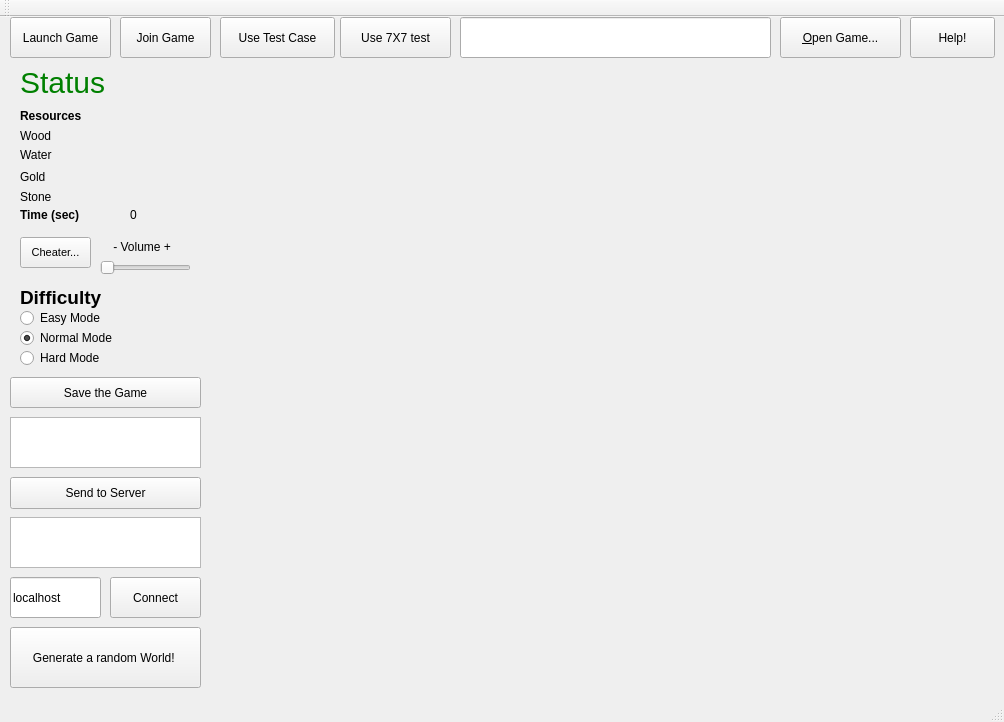
<?xml version="1.0" encoding="UTF-8"?>
<ui version="4.0">
 <class>RoadRace</class>
 <widget class="QMainWindow" name="RoadRace">
  <property name="geometry">
   <rect>
    <x>0</x>
    <y>0</y>
    <width>1004</width>
    <height>722</height>
   </rect>
  </property>
  <property name="windowTitle">
   <string>RoadRace</string>
  </property>
  <widget class="QWidget" name="centralWidget">
   <widget class="QPushButton" name="btnStuff">
    <property name="geometry">
     <rect>
      <x>220</x>
      <y>0</y>
      <width>115</width>
      <height>41</height>
     </rect>
    </property>
    <property name="text">
     <string>Use Test Case</string>
    </property>
   </widget>
   <widget class="QToolButton" name="btnOpenGame">
    <property name="geometry">
     <rect>
      <x>780</x>
      <y>0</y>
      <width>121</width>
      <height>41</height>
     </rect>
    </property>
    <property name="text">
     <string>&amp;Open Game...</string>
    </property>
   </widget>
   <widget class="QLineEdit" name="iptGameFileName">
    <property name="geometry">
     <rect>
      <x>460</x>
      <y>0</y>
      <width>311</width>
      <height>41</height>
     </rect>
    </property>
    <property name="text">
     <string/>
    </property>
   </widget>
   <widget class="QLabel" name="playerName">
    <property name="geometry">
     <rect>
      <x>20</x>
      <y>30</y>
      <width>111</width>
      <height>71</height>
     </rect>
    </property>
    <property name="styleSheet">
     <string notr="true">color:green;
font-size:30px;</string>
    </property>
    <property name="text">
     <string>Status</string>
    </property>
   </widget>
   <widget class="QLabel" name="label">
    <property name="geometry">
     <rect>
      <x>20</x>
      <y>90</y>
      <width>81</width>
      <height>17</height>
     </rect>
    </property>
    <property name="styleSheet">
     <string notr="true">font-weight:bold;</string>
    </property>
    <property name="text">
     <string>Resources</string>
    </property>
   </widget>
   <widget class="QLabel" name="lblWood">
    <property name="geometry">
     <rect>
      <x>20</x>
      <y>110</y>
      <width>41</width>
      <height>17</height>
     </rect>
    </property>
    <property name="text">
     <string>Wood</string>
    </property>
   </widget>
   <widget class="QLabel" name="lblSto">
    <property name="geometry">
     <rect>
      <x>20</x>
      <y>170</y>
      <width>41</width>
      <height>20</height>
     </rect>
    </property>
    <property name="text">
     <string>Stone</string>
    </property>
   </widget>
   <widget class="QLabel" name="lblWa">
    <property name="geometry">
     <rect>
      <x>20</x>
      <y>130</y>
      <width>41</width>
      <height>16</height>
     </rect>
    </property>
    <property name="text">
     <string>Water</string>
    </property>
   </widget>
   <widget class="QLabel" name="lblGo">
    <property name="geometry">
     <rect>
      <x>20</x>
      <y>150</y>
      <width>31</width>
      <height>20</height>
     </rect>
    </property>
    <property name="text">
     <string>Gold</string>
    </property>
   </widget>
   <widget class="QWidget" name="gridLayoutWidget">
    <property name="geometry">
     <rect>
      <x>210</x>
      <y>50</y>
      <width>781</width>
      <height>621</height>
     </rect>
    </property>
    <layout class="QGridLayout" name="gameLayout" columnminimumwidth="0">
     <property name="spacing">
      <number>0</number>
     </property>
    </layout>
   </widget>
   <widget class="QLabel" name="wo1">
    <property name="geometry">
     <rect>
      <x>70</x>
      <y>110</y>
      <width>101</width>
      <height>17</height>
     </rect>
    </property>
    <property name="text">
     <string/>
    </property>
   </widget>
   <widget class="QLabel" name="Go1">
    <property name="geometry">
     <rect>
      <x>70</x>
      <y>150</y>
      <width>91</width>
      <height>17</height>
     </rect>
    </property>
    <property name="text">
     <string/>
    </property>
   </widget>
   <widget class="QLabel" name="Sto1">
    <property name="geometry">
     <rect>
      <x>70</x>
      <y>170</y>
      <width>91</width>
      <height>17</height>
     </rect>
    </property>
    <property name="text">
     <string/>
    </property>
   </widget>
   <widget class="QLabel" name="Wa1">
    <property name="geometry">
     <rect>
      <x>70</x>
      <y>130</y>
      <width>91</width>
      <height>17</height>
     </rect>
    </property>
    <property name="text">
     <string/>
    </property>
   </widget>
   <widget class="QLabel" name="name1">
    <property name="geometry">
     <rect>
      <x>149</x>
      <y>40</y>
      <width>20</width>
      <height>20</height>
     </rect>
    </property>
    <property name="text">
     <string/>
    </property>
   </widget>
   <widget class="QPushButton" name="helpBtn">
    <property name="geometry">
     <rect>
      <x>910</x>
      <y>0</y>
      <width>85</width>
      <height>41</height>
     </rect>
    </property>
    <property name="text">
     <string>Help!</string>
    </property>
   </widget>
   <widget class="QRadioButton" name="EsyBtn">
    <property name="geometry">
     <rect>
      <x>20</x>
      <y>290</y>
      <width>102</width>
      <height>22</height>
     </rect>
    </property>
    <property name="text">
     <string>Easy Mode</string>
    </property>
   </widget>
   <widget class="QRadioButton" name="MedBtn">
    <property name="geometry">
     <rect>
      <x>20</x>
      <y>310</y>
      <width>121</width>
      <height>22</height>
     </rect>
    </property>
    <property name="text">
     <string>Normal Mode</string>
    </property>
    <property name="checked">
     <bool>true</bool>
    </property>
   </widget>
   <widget class="QRadioButton" name="HardBtn">
    <property name="geometry">
     <rect>
      <x>20</x>
      <y>330</y>
      <width>111</width>
      <height>22</height>
     </rect>
    </property>
    <property name="text">
     <string>Hard Mode</string>
    </property>
   </widget>
   <widget class="QPushButton" name="cheatBtn">
    <property name="geometry">
     <rect>
      <x>20</x>
      <y>220</y>
      <width>71</width>
      <height>31</height>
     </rect>
    </property>
    <property name="font">
     <font>
      <pointsize>8</pointsize>
     </font>
    </property>
    <property name="text">
     <string>Cheater...</string>
    </property>
   </widget>
   <widget class="QPushButton" name="SaveBtn">
    <property name="geometry">
     <rect>
      <x>10</x>
      <y>360</y>
      <width>191</width>
      <height>31</height>
     </rect>
    </property>
    <property name="text">
     <string>Save the Game</string>
    </property>
   </widget>
   <widget class="QPushButton" name="tst2Btn">
    <property name="geometry">
     <rect>
      <x>340</x>
      <y>0</y>
      <width>111</width>
      <height>41</height>
     </rect>
    </property>
    <property name="text">
     <string>Use 7X7 test</string>
    </property>
   </widget>
   <widget class="QLabel" name="label_2">
    <property name="geometry">
     <rect>
      <x>20</x>
      <y>190</y>
      <width>121</width>
      <height>16</height>
     </rect>
    </property>
    <property name="styleSheet">
     <string notr="true">font-weight:bold;</string>
    </property>
    <property name="text">
     <string>Time (sec)</string>
    </property>
   </widget>
   <widget class="QLabel" name="lblTime">
    <property name="geometry">
     <rect>
      <x>130</x>
      <y>190</y>
      <width>59</width>
      <height>16</height>
     </rect>
    </property>
    <property name="text">
     <string>0</string>
    </property>
   </widget>
   <widget class="QPushButton" name="RanBtn">
    <property name="geometry">
     <rect>
      <x>10</x>
      <y>610</y>
      <width>191</width>
      <height>61</height>
     </rect>
    </property>
    <property name="text">
     <string>Generate a random World! </string>
    </property>
   </widget>
   <widget class="QPushButton" name="btnSendToServer">
    <property name="geometry">
     <rect>
      <x>10</x>
      <y>460</y>
      <width>191</width>
      <height>32</height>
     </rect>
    </property>
    <property name="text">
     <string>Send to Server</string>
    </property>
   </widget>
   <widget class="QTextEdit" name="txtServerOutput">
    <property name="geometry">
     <rect>
      <x>10</x>
      <y>500</y>
      <width>191</width>
      <height>51</height>
     </rect>
    </property>
   </widget>
   <widget class="QLineEdit" name="iptServerName">
    <property name="geometry">
     <rect>
      <x>10</x>
      <y>560</y>
      <width>91</width>
      <height>41</height>
     </rect>
    </property>
    <property name="text">
     <string>localhost</string>
    </property>
   </widget>
   <widget class="QPushButton" name="btnConnect">
    <property name="geometry">
     <rect>
      <x>110</x>
      <y>560</y>
      <width>91</width>
      <height>41</height>
     </rect>
    </property>
    <property name="text">
     <string>Connect</string>
    </property>
   </widget>
   <widget class="QPushButton" name="testBtn">
    <property name="geometry">
     <rect>
      <x>10</x>
      <y>0</y>
      <width>101</width>
      <height>41</height>
     </rect>
    </property>
    <property name="text">
     <string>Launch Game</string>
    </property>
   </widget>
   <widget class="QPushButton" name="joinBtn">
    <property name="geometry">
     <rect>
      <x>120</x>
      <y>0</y>
      <width>91</width>
      <height>41</height>
     </rect>
    </property>
    <property name="text">
     <string>Join Game</string>
    </property>
   </widget>
   <widget class="QTextEdit" name="iptServerMsg">
    <property name="geometry">
     <rect>
      <x>10</x>
      <y>400</y>
      <width>191</width>
      <height>51</height>
     </rect>
    </property>
   </widget>
   <widget class="QLabel" name="label_3">
    <property name="geometry">
     <rect>
      <x>20</x>
      <y>270</y>
      <width>91</width>
      <height>21</height>
     </rect>
    </property>
    <property name="font">
     <font>
      <pointsize>14</pointsize>
      <weight>75</weight>
      <bold>true</bold>
     </font>
    </property>
    <property name="text">
     <string>Difficulty</string>
    </property>
   </widget>
   <widget class="QSlider" name="volumeSlider">
    <property name="geometry">
     <rect>
      <x>100</x>
      <y>240</y>
      <width>91</width>
      <height>21</height>
     </rect>
    </property>
    <property name="maximum">
     <number>100</number>
    </property>
    <property name="orientation">
     <enum>Qt::Horizontal</enum>
    </property>
   </widget>
   <widget class="QLabel" name="label_4">
    <property name="geometry">
     <rect>
      <x>110</x>
      <y>220</y>
      <width>81</width>
      <height>20</height>
     </rect>
    </property>
    <property name="text">
     <string> - Volume +</string>
    </property>
   </widget>
  </widget>
  <widget class="QToolBar" name="mainToolBar">
   <attribute name="toolBarArea">
    <enum>TopToolBarArea</enum>
   </attribute>
   <attribute name="toolBarBreak">
    <bool>false</bool>
   </attribute>
  </widget>
  <widget class="QStatusBar" name="statusBar"/>
  <action name="actionFrom_file">
   <property name="text">
    <string>From file...</string>
   </property>
  </action>
 </widget>
 <layoutdefault spacing="6" margin="11"/>
 <resources/>
 <connections/>
</ui>
